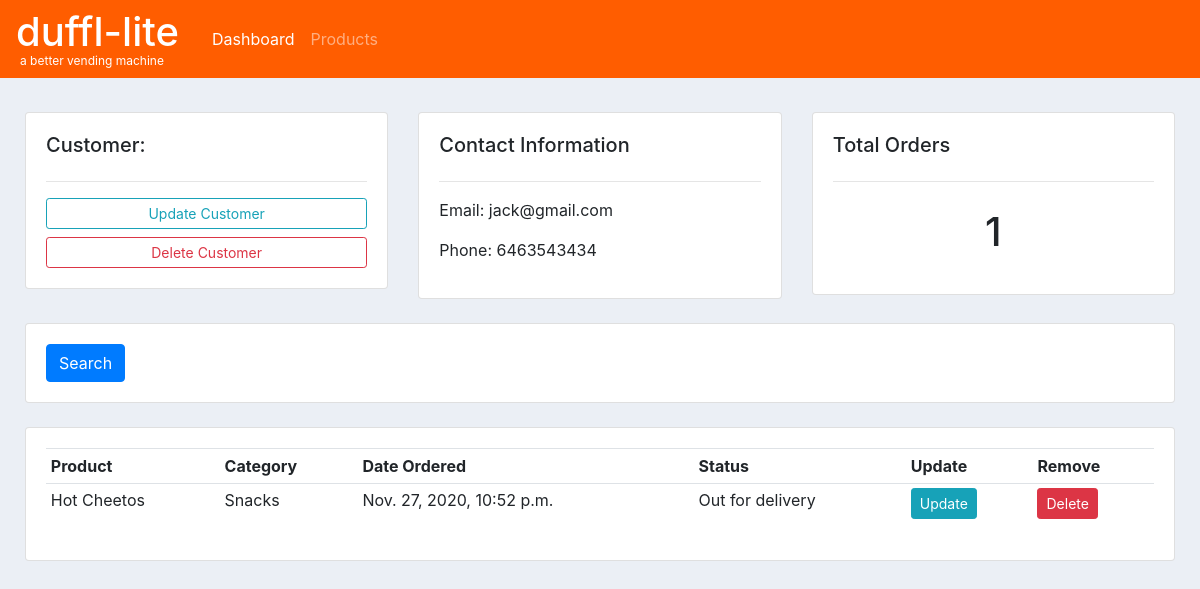
The app's page /customer/15/ with its own data.
### accounts/models.py (models this page shows, shortened)
class Customer(models.Model):
	name = models.CharField(max_length=200, null=True)
	phone = models.CharField(max_length=200, null=True)
	email = models.CharField(max_length=200, null=True)
	date_created = models.DateTimeField(auto_now_add=True, null=True)

class Order(models.Model):
	STATUS = (
			('Pending', 'Pending'),
			('Out for delivery', 'Out for delivery'),
			('Delivered', 'Delivered'),
			)
	customer = models.ForeignKey(Customer, null=True, on_delete= models.SET_NULL)
	product = models.ForeignKey(Product, null=True, on_delete= models.SET_NULL)
	date_created = models.DateTimeField(auto_now_add=True, null=True)
	status = models.CharField(max_length=200, null=True, choices=STATUS)

class Product(models.Model):
	CATEGORY = (
			('Snacks', 'Snacks'),
			('Toiletries', 'Toiletries'),
			)
	name = models.CharField(max_length=200, null=True)
	price = models.FloatField(null=True)
	category = models.CharField(max_length=200, null=True, choices=CATEGORY)
	description = models.CharField(max_length=200, null=True, blank=True)
	date_created = models.DateTimeField(auto_now_add=True, null=True)
	def __str__(self):
		return self.name

### accounts/views.py (the view)
# urls.py: path('customer/<str:pk_test>/', views.customer, name="customer"),
def customer(request, pk_test):
	customer = Customer.objects.get(id=pk_test)
	orders = customer.order_set.all()
	order_count = orders.count()
	context = {'customer':customer, 'orders':orders, 'order_count':order_count}
	return render(request, 'accounts/customer.html',context)

### accounts/templates/accounts/customer.html
{% extends 'accounts/main.html' %}
{% block content %}
<br>
<div class="row">
    <div class="col-md">
        <div class="card card-body">
            <h5>Customer:</h5>
            <hr>
            <a class="btn btn-outline-info  btn-sm btn-block" href="">Update Customer</a>
            <a class="btn btn-outline-danger  btn-sm btn-block" href="">Delete Customer</a>
        </div>
    </div>
    <div class="col-md">
        <div class="card card-body">
            <h5>Contact Information</h5>
            <hr>
            <p>Email: {{customer.email}}</p>
            <p>Phone: {{customer.phone}}</p>
        </div>
    </div>
    <div class="col-md">
        <div class="card card-body">
            <h5>Total Orders</h5>
            <hr>
            <h1 style="text-align: center;padding: 10px">{{order_count}}</h1>
        </div>
    </div>
</div>
<br>
<div class="row">
    <div class="col">
        <div class="card card-body">
            <form method="get">
                <button class="btn btn-primary" type="submit">Search</button>
            </form>
        </div>
    </div>
</div>
<br>
<div class="row">
    <div class="col-md">
        <div class="card card-body">
            <table class="table table-sm">
                <tr>
                    <th>Product</th>
                    <th>Category</th>
                    <th>Date Ordered</th>
                    <th>Status</th>
                    <th>Update</th>
                    <th>Remove</th>
                </tr>
                {% for order in orders %}
                <tr>
                    <td>{{order.product}}</td>
                    <td>{{order.product.category}}</td>
                    <td>{{order.date_created}}</td>
                    <td>{{order.status}}</td>
                    <td><a class="btn btn-sm btn-info" href="{% url 'update_order' order.id %}">Update</a></td>
                    <td><a class="btn btn-sm btn-danger" href="{% url 'delete_order' order.id %}">Delete</a></td>
                </tr>
                {% endfor %}
            </table>
        </div>
    </div>
</div>
{% endblock %}

### accounts/templates/accounts/main.html (style rules this page uses)
body { background-color: #ebeff5; }

### records on screen
Customer: email "jack@gmail.com", phone "6463543434"
Order: product "Hot Cheetos", product.category "Snacks", date_created "Nov. 27, 2020, 10:52 p.m.", status "Out for delivery"

### other values on screen
{{ order_count }} "1"
